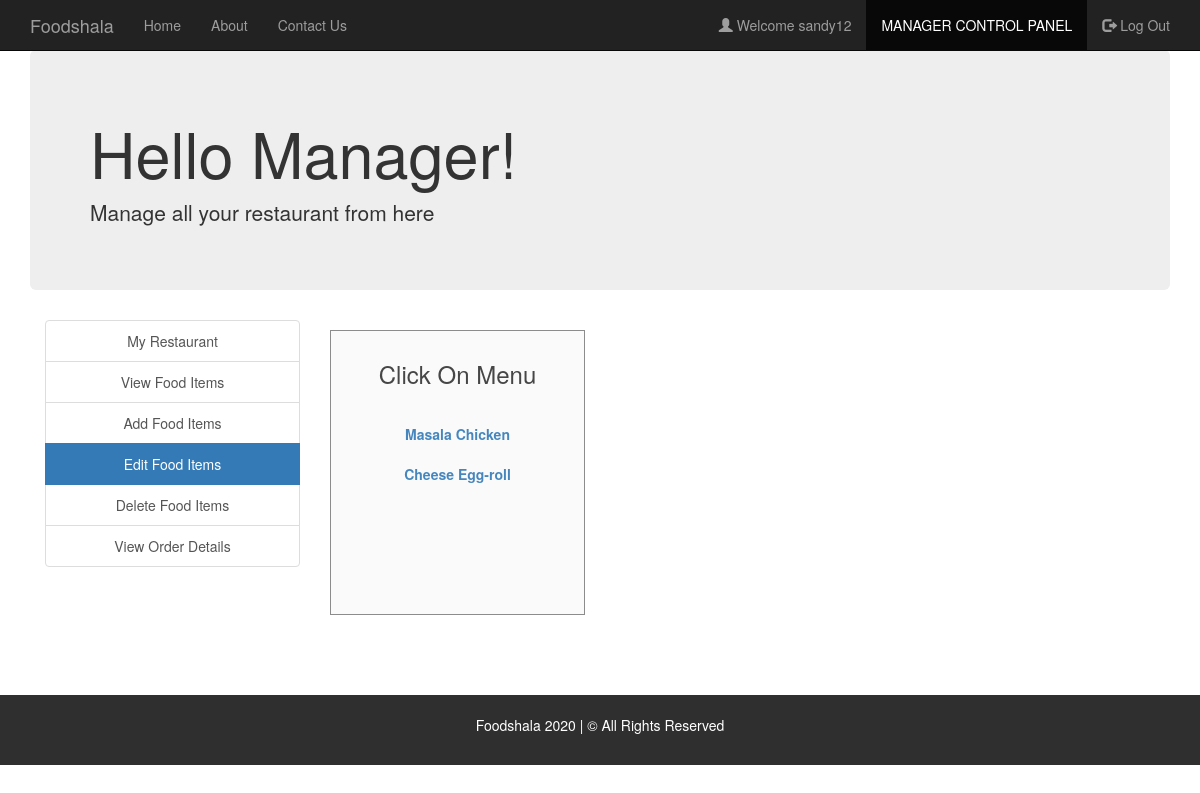
Page /edit_food_items.php (signed in) on the committed database.
### tables this page shows
CREATE TABLE `MANAGER` (
  `username` varchar(30) NOT NULL,
  `fullname` varchar(30) NOT NULL,
  `email` varchar(30) NOT NULL,
  `contact` varchar(30) NOT NULL,
  `address` varchar(50) NOT NULL,
  `password` varchar(30) NOT NULL
);

CREATE TABLE `FOOD` (
  `F_ID` int(30) NOT NULL,
  `name` varchar(30) NOT NULL,
  `price` int(30) NOT NULL,
  `description` varchar(200) NOT NULL,
  `R_ID` int(30) NOT NULL,
  `images_path` varchar(200) NOT NULL
);

### session_m.php (called while the page is built, shortened)
<?php
$conn = Connect();
$user_check=$_SESSION['login_user1'];
$query = "SELECT username FROM MANAGER WHERE username = '$user_check'";
$ses_sql = mysqli_query($conn, $query);
$row = mysqli_fetch_assoc($ses_sql);
$login_session =$row['username'];
?>

### edit_food_items.php (the view, shortened to what this page needs)
<?php
include('session_m.php');
?>
<!DOCTYPE html>
<html>
  <head>
  </head>
  <link rel="stylesheet" type = "text/css" href ="css/edit_food_items.css">
  <link rel="stylesheet" type = "text/css" href ="css/bootstrap.min.css">
  <body>
    <nav class="navbar navbar-inverse navbar-fixed-top navigation-clean-search" role="navigation">
      <div class="container">
        <div class="navbar-header">
          <a class="navbar-brand" href="index.php">Foodshala</a>
        </div>
        <div class="collapse navbar-collapse " id="myNavbar">
          <ul class="nav navbar-nav">
            <li><a href="index.php">Home</a></li>
            <li><a href="aboutus.php">About</a></li>
            <li><a href="contactus.php">Contact Us</a></li>
          </ul>
          <ul class="nav navbar-nav navbar-right">
            <li><a href="#"><span class="glyphicon glyphicon-user"></span> Welcome <?php echo $login_session; ?> </a></li>
            <li class="active"> <a href="managerlogin.php">MANAGER CONTROL PANEL</a></li>
            <li><a href="logout_m.php"><span class="glyphicon glyphicon-log-out"></span> Log Out </a></li>
          </ul>
        </div>
      </div>
    </nav>
<div class="container">
    <div class="jumbotron">
     <h1>Hello Manager! </h1>
     <p>Manage all your restaurant from here</p>
    </div>
    </div>
<div class="container">
    	<div class="col-xs-3" style="text-align: center;">
    	<div class="list-group">
    		<a href="myrestaurant.php" class="list-group-item ">My Restaurant</a>
    		<a href="view_food_items.php" class="list-group-item ">View Food Items</a>
    		<a href="add_food_items.php" class="list-group-item ">Add Food Items</a>
    		<a href="edit_food_items.php" class="list-group-item active">Edit Food Items</a>
    		<a href="delete_food_items.php" class="list-group-item ">Delete Food Items</a>
        <a href="view_order_details.php" class="list-group-item ">View Order Details</a>
    	</div>
    </div>
<div class="col-xs-3">
  <div class="form-area" style="padding: 10px 10px 110px 10px; ">
    <div style="text-align: center;">
      <h3>Click On Menu <br><br></h3>
    </div>
    <?php
    $query = mysqli_query($conn, "SELECT * FROM food f WHERE f.R_ID IN (SELECT r.R_ID FROM RESTAURANTS r WHERE r.M_ID='$user_check') ORDER BY F_ID");
    while ($row = mysqli_fetch_array($query)) {
      ?>
      <div class="list-group" style="text-align: center;">
        <?php
      echo "<b><a href='edit_food_items.php?update= {$row['F_ID']}'>{$row['name']}</a></b>";
        ?>
      </div>
    <?php
    }
    ?>
  </div>
</div>
</div>
  </body>
<br>
  <footer class="container-fluid bg-4 text-center">
  <br>
  <p> Foodshala 2020 | &copy All Rights Reserved </p>
  <br>
  </footer>
</html>

### css/edit_food_items.css (style rules this page uses)
body,html { height: 100%; }
body { padding-top: 50px; background-image: url('headerimg2.jpg'); background-repeat: repeat; background-size: 100%; }
.bg-4 { background-color: #2f2f2f; color: #ffffff; }
footer { display: block; }
.form-area { background-color: #FAFAFA; padding: 10px 40px 60px; margin: 10px 0px 60px; border: 1px solid GREY; opacity:0.9; }

### rows in the picture
manager: username "sandy12"
food: name "Masala Chicken"
food: name "Cheese Egg-roll"
